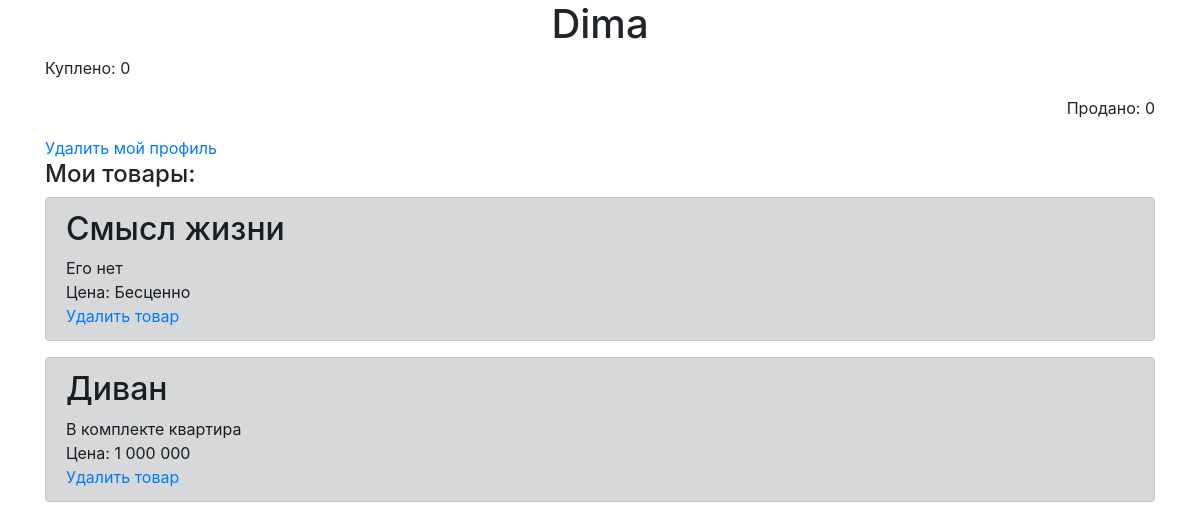
/my_page (signed in), run on the app's committed database.
### tables this page shows
CREATE TABLE users 
                            (id INTEGER PRIMARY KEY AUTOINCREMENT, 
                             user_name VARCHAR(16),
                             password_hash VARCHAR(16),
                             status VARCHAR(10),
                             buy INTEGER,
                             sale INTEGER
                             );

CREATE TABLE products 
                            (id INTEGER PRIMARY KEY AUTOINCREMENT, 
                             title VARCHAR(50),
                             content VARCHAR(200),
                             price VARCHAR(10),
                             user_id INTEGER
                             );

### server.py (the view)
@app.route('/my_page', methods=['GET'])
def profile():
    user = UserModel(db.get_connection()).get(session['user_id'])
    my_products = ProductModel(db.get_connection()).get_all(session['user_id'])
    return render_template('my_page.html', user=user, products=my_products)

### User.py (called while the page is built)
    def get(self, user_id):
        cursor = self.connection.cursor()
        cursor.execute("SELECT * FROM users WHERE id = ?", (str(user_id)))
        row = cursor.fetchone()
        return row

### db_connect.py (called while the page is built)
    def get_connection(self):
        return self.conn

### products.py (called while the page is built)
    def get_all(self, user_id = None):
        cursor = self.connection.cursor()
        if user_id:
            cursor.execute("SELECT * FROM products WHERE user_id = ?",
                           (str(user_id)))
        else:
            cursor.execute("SELECT * FROM products")
        rows = cursor.fetchall()
        return rows

### templates/my_page.html (shortened to what this page needs)
{% extends "base.html" %}
{% block content %}
    <h1 align=center>{{user[1]}}</h1>
    <p align=left>Куплено: {{user[4]}}</p>
    <p align=right>Продано: {{user[5]}}</p>
    <a href="/delite_my_profile">Удалить мой профиль</a>
    <br>
    <div class="text" id="container"><h4>Мои товары:</h4></div>
<div class="block1" id="container">
    {% for item in products %}
	    <div class="alert alert-dark" role="alert">
	        <h2>{{item[1]}}</h2>
            <div>{{item[2]}}</div>
            <div>Цена: {{item[3]}}</div>
            <a href="/delete_product/{{item[0]}}">Удалить товар</a>
	    </div>
	{% endfor %}
</div>
{% endblock %}

### data on the page
users: user_name "Dima", buy "0", sale "0"
products: title "Смысл жизни", content "Его нет", price "Бесценно"
products: title "Диван", content "В комплекте квартира", price "1 000 000"
